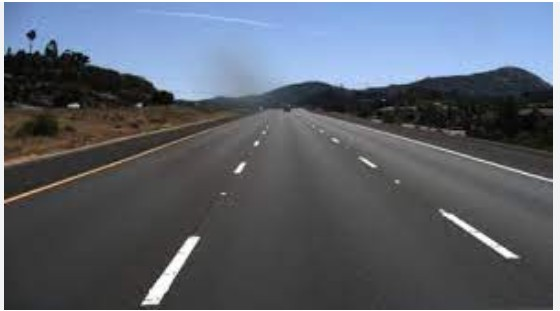
#> input picture lane_det_test_01.jpg, 560 x 311 px
$ python -i LaneTest.py   (imports and definitions only)
#> lines starting #> are read from the running program, lines starting #| are printed output that depends on the picture
### Control/pid_control.py
"""
PID controller for smooth steering
"""

class PIDController:
    def __init__(self, Kp, Ki, Kd):
        self.Kp = Kp
        self.Ki = Ki
        self.Kd = Kd
        self.prev_error = 0
        self.integral = 0

    # [19 lines left out: function update, not called in this run]


### lane-detection/LaneTest.py
import cv2
import numpy as np
import threading
import queue
import time
from camera_feed import start_camera_thread, image_queue
from pid_control import PIDController
from picarx import Picarx

# Queues for inter-thread communication
canny_queue = queue.Queue()
roi_queue = queue.Queue()
hough_queue = queue.Queue()
average_queue = queue.Queue()
drawn_image_queue = queue.Queue()
lane_queue = queue.Queue()

# Initialize PID controller and PiCar
pid_controller = PIDController(Kp=0.5, Ki=0.01, Kd=0.1)
# [1 line that did not run here, left out]
prev_time = time.time()

# [19 lines left out: functions coords, avg, not called in this run]

def canny(image):
    gray = cv2.cvtColor(image, cv2.COLOR_RGB2GRAY)
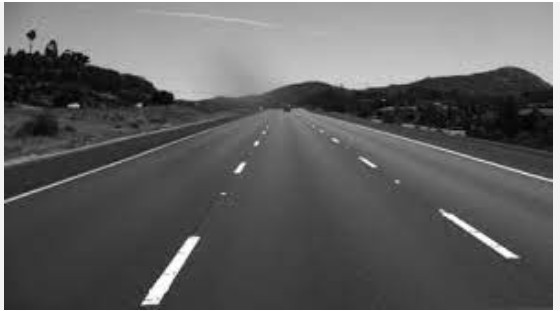
#> gray: shape (311, 560); min 1, max 255, mean 98.2
    blur = cv2.GaussianBlur(gray, (5, 5), 0)
    return cv2.Canny(blur, 50, 150)
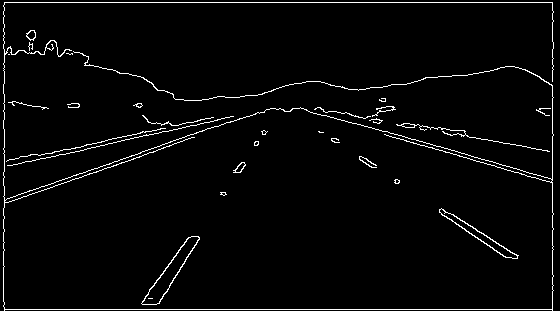
#> returned value: shape (311, 560); 2.9% white in thin lines or dots

# [70 lines left out: functions region_of_interest, draw_lines, edge_detection, roi_extraction, hough_transform, lane_averaging and 4 more, not called in this run]

def set_steering(angle, px):
    angle = max(-45, min(45, angle))
    px.set_servo_angle(angle)

# [10 lines left out: function steering_control_for_lanes, not called in this run]

#start_camera_thread()

threads = [
    threading.Thread(target=edge_detection, daemon=True),
    threading.Thread(target=roi_extraction, daemon=True),
    threading.Thread(target=hough_transform, daemon=True),
    threading.Thread(target=lane_averaging, daemon=True),
    threading.Thread(target=draw_lanes, daemon=True),
    threading.Thread(target=display_output, daemon=True),
    threading.Thread(target=steering_control_for_lanes, daemon=True)
]
# [6 lines left out: function start_lane_threads, not called in this run]

>>> import cv2
>>> picture = cv2.cvtColor(cv2.imread('../lane_det_test_01.jpg'), cv2.COLOR_BGR2RGB)
>>> result = canny(picture)
